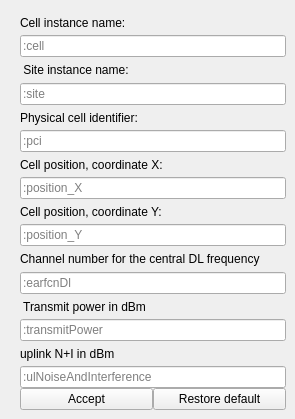
        <widget class="QWidget" name="tab">
         <attribute name="title">
          <string>Cell params</string>
         </attribute>
         <widget class="QWidget" name="layoutWidget1">
          <property name="geometry">
           <rect>
            <x>20</x>
            <y>10</y>
            <width>266</width>
            <height>400</height>
           </rect>
          </property>
          <layout class="QGridLayout" name="gridLayout_3">
           <property name="sizeConstraint">
            <enum>QLayout::SetDefaultConstraint</enum>
           </property>
           <property name="leftMargin">
            <number>0</number>
           </property>
           <property name="horizontalSpacing">
            <number>6</number>
           </property>
           <property name="verticalSpacing">
            <number>0</number>
           </property>
           <item row="11" column="0">
            <widget class="QLineEdit" name="earfcnDl">
             <property name="placeholderText">
              <string>:earfcnDl</string>
             </property>
            </widget>
           </item>
           <item row="10" column="0">
            <widget class="QLabel" name="label_18">
             <property name="text">
              <string>Channel number for the central DL frequency</string>
             </property>
             <property name="wordWrap">
              <bool>true</bool>
             </property>
            </widget>
           </item>
           <item row="13" column="0">
            <widget class="QLineEdit" name="transmitPower">
             <property name="placeholderText">
              <string>:transmitPower</string>
             </property>
            </widget>
           </item>
           <item row="3" column="0">
            <widget class="QLineEdit" name="site">
             <property name="placeholderText">
              <string>:site</string>
             </property>
            </widget>
           </item>
           <item row="15" column="0">
            <widget class="QLineEdit" name="ulNoiseAndInterference">
             <property name="placeholderText">
              <string>:ulNoiseAndInterference</string>
             </property>
            </widget>
           </item>
           <item row="7" column="0">
            <widget class="QLineEdit" name="position_X">
             <property name="placeholderText">
              <string>:position_X</string>
             </property>
            </widget>
           </item>
           <item row="1" column="0">
            <widget class="QLineEdit" name="cell">
             <property name="placeholderText">
              <string>:cell</string>
             </property>
            </widget>
           </item>
           <item row="14" column="0">
            <widget class="QLabel" name="label_20">
             <property name="text">
              <string>uplink N+I in dBm</string>
             </property>
            </widget>
           </item>
           <item row="6" column="0">
            <widget class="QLabel" name="label_16">
             <property name="text">
              <string>Cell position, coordinate X:</string>
             </property>
            </widget>
           </item>
           <item row="2" column="0">
            <widget class="QLabel" name="label_14">
             <property name="text">
              <string> Site instance name:</string>
             </property>
            </widget>
           </item>
           <item row="8" column="0">
            <widget class="QLabel" name="label_17">
             <property name="text">
              <string>Cell position, coordinate Y:</string>
             </property>
            </widget>
           </item>
           <item row="12" column="0">
            <widget class="QLabel" name="label_19">
             <property name="text">
              <string> Transmit power in dBm</string>
             </property>
            </widget>
           </item>
           <item row="16" column="0">
            <layout class="QHBoxLayout" name="horizontalLayout">
             <item>
              <widget class="QPushButton" name="pbSetCellParams">
               <property name="minimumSize">
                <size>
                 <width>128</width>
                 <height>0</height>
                </size>
               </property>
               <property name="text">
                <string>Accept</string>
               </property>
              </widget>
             </item>
             <item>
              <widget class="QPushButton" name="pbRestoreCell">
               <property name="minimumSize">
                <size>
                 <width>128</width>
                 <height>0</height>
                </size>
               </property>
               <property name="text">
                <string>Restore default</string>
               </property>
              </widget>
             </item>
            </layout>
           </item>
           <item row="5" column="0">
            <widget class="QLineEdit" name="pci">
             <property name="placeholderText">
              <string>:pci</string>
             </property>
            </widget>
           </item>
           <item row="4" column="0">
            <widget class="QLabel" name="label_15">
             <property name="text">
              <string>Physical cell identifier:</string>
             </property>
            </widget>
           </item>
           <item row="9" column="0">
            <widget class="QLineEdit" name="position_Y">
             <property name="placeholderText">
              <string>:position_Y</string>
             </property>
            </widget>
           </item>
           <item row="0" column="0">
            <widget class="QLabel" name="label_13">
             <property name="text">
              <string>Cell instance name:</string>
             </property>
            </widget>
           </item>
          </layout>
         </widget>
        </widget>
